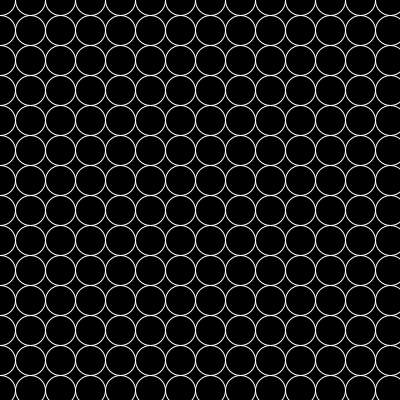
Frame 1 (no input)
Frame 60 (the mouse pressed at the canvas centre just before this capture): identical to frame 1, image omitted
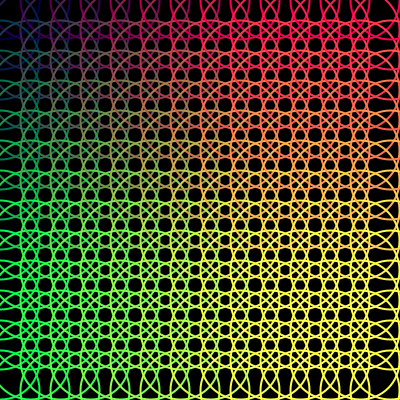
Frame 120 (the mouse held since frame 60 and released just before this capture)

The Processing sketch that drew these frames (run headless with seeded random() and noise(); from frame 60 on, the mouse is pressed at the canvas centre):

// Processing sketch: processing_75318
// ── processing_75318.pde

int d=20;
int s=30;
void setup(){
  size(400,400);
}
void draw(){
  background(0);
  //simple
  
  for(int i =0;i<=width;i=i+s){
      for(int j =0;j<=height;j=j+s){
        noFill();
        strokeWeight(1);
        stroke(255);
        ellipse(i,j,s,s);
      }
    }
  
  //complex
  if(mousePressed){
    background(0);
    for(int i =0;i<=width;i=i+s){
      for(int j =0;j<=height;j=j+s){
        noFill();
        strokeWeight(2);
        stroke(i,j,d);
        ellipse(i,j,d,d);
      }
    }
    d=d+1;
  }
}
